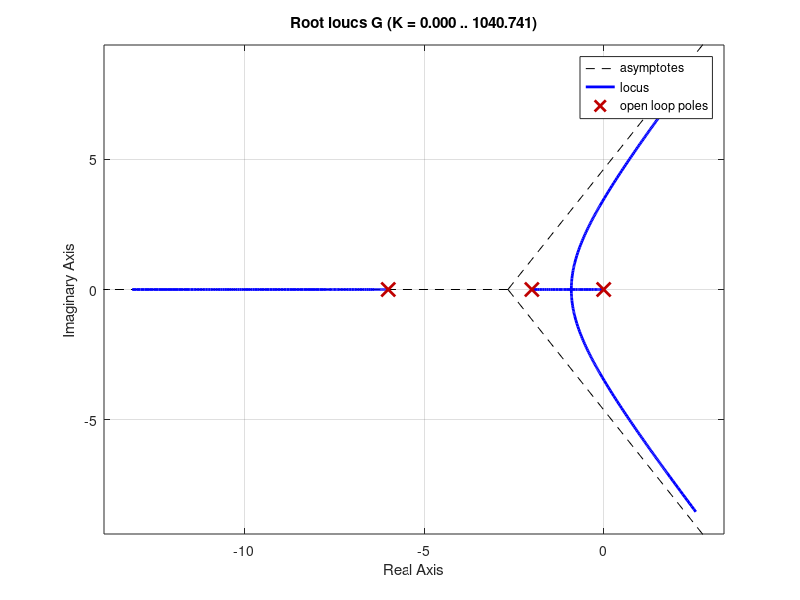
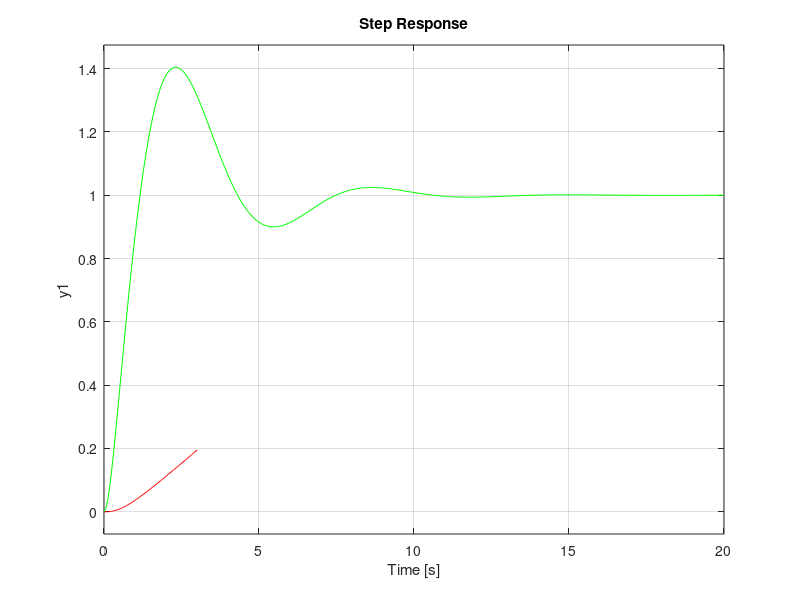

The MATLAB script that drew these images, in order:
clc
clear all

%% define the system
s = tf('s');
G = 1/(s^3 + 8*s^2 + 12*s)
%G = 1/((s+2)*(s+1))
figure(1)
rlocus(G)
Kcr = 30;
Pcr = 2.8099;

%% step response
figure(2)
[y,t] = step(G);
plot(t,y);
%% checking closed-loop tf 1
Kp = 30;
c1 = feedback(Kp*G,1)
step(c1)

%% PID Controller
Kp = 0.6*Kcr;
T1 = 0.5*Pcr;
Td = 0.125*Pcr;
C = Kp*(1 + 1/(T1*s) + Td*s)

%% Simulation with PID
c1_tf = feedback(C*G,1);
figure(2)
plot(t,y,'r');
hold on
step(c1_tf,'g')
